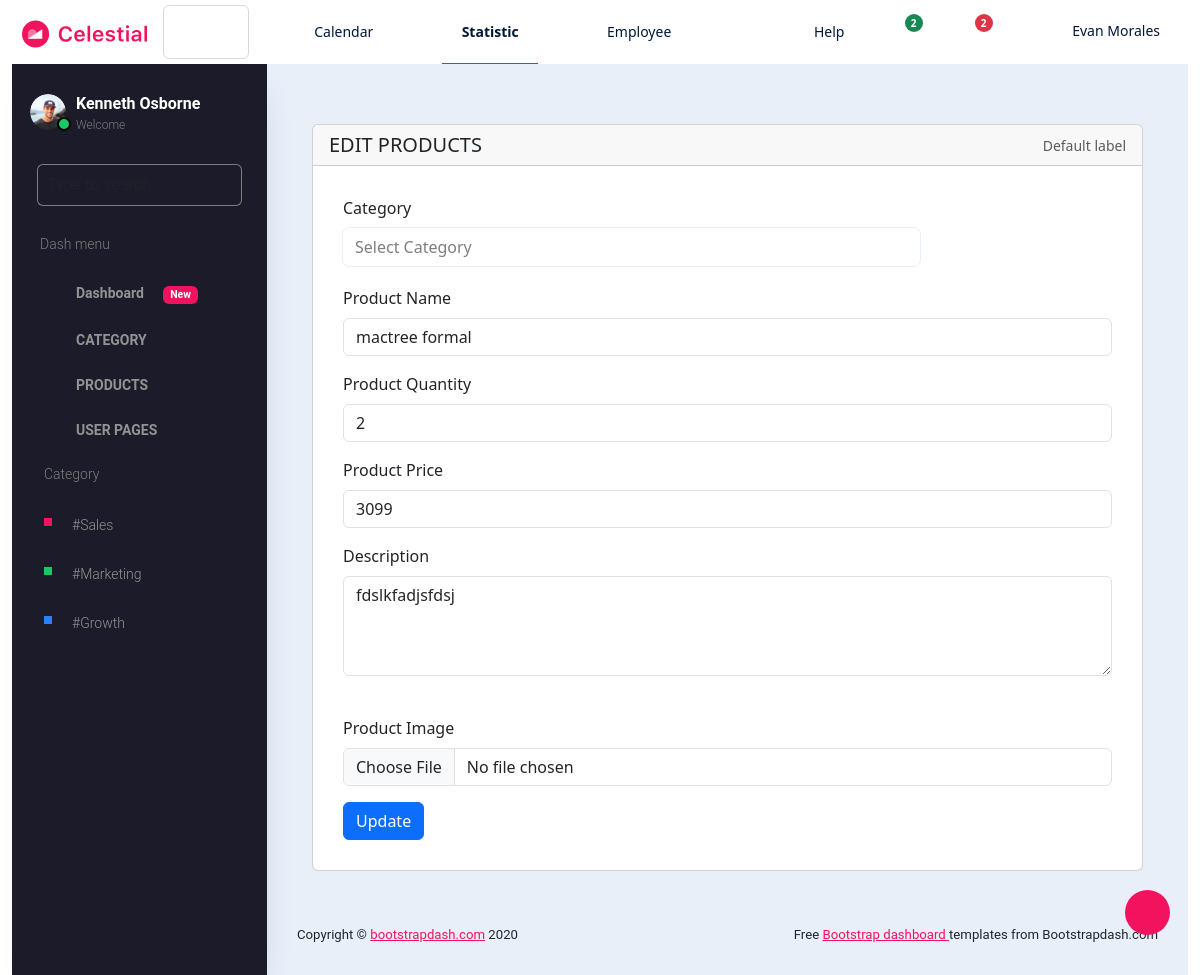
Screenshot of /edit_product/3/ with the database file from the repository.
### admin_app/models.py (models this page shows)
class ProductDB(models.Model):
    c_name = models.CharField(max_length=255, null=True, blank=True)
    p_name = models.CharField(max_length=255, null=True, blank=True)
    p_qty = models.IntegerField(null=True, blank=True)
    p_price = models.IntegerField(null=True, blank=True)
    description = models.CharField(max_length=255, null=True, blank=True)
    p_image = models.ImageField(upload_to="product_images")

### admin_app/views.py (the view)
# urls.py: path('edit_product/<int:data_id>/', views.edit_product, name='edit_product'),
def edit_product(request, data_id):
    data = CategoryDB.objects.all()
    p_data = ProductDB.objects.get(id=data_id)
    return render(request, 'edit_product.html', {'data': data, 'p_data': p_data})

### admin_app/templates/edit_product.html (shortened to what this page needs)
<!DOCTYPE html>
{% extends 'admin_page.html' %}
{% block content %}
<html lang="en">
<head>
        <link href="https://cdn.jsdelivr.net/npm/bootstrap@5.3.0-alpha2/dist/css/bootstrap.min.css" rel="stylesheet">
</head>
<body>
    <div style="margin-top: 30px;" class="col-xl">
        <div class="card mb-4">
            <div class="card-header d-flex justify-content-between align-items-center">
              <h5 class="mb-0">EDIT PRODUCTS</h5>
              <small class="text-muted float-end">Default label</small>
            </div>
            <div class="card-body">
                <form method="post" action="{% url 'update_product' data_id=p_data.id %}" enctype="multipart/form-data">
                    <div style="width: 100%; padding:0;margin-bottom: 20px;" class="col-md-9 col-sm-9 col-xs-12">
                        <label class="form-label" for="basic-default-fullname">Category</label>
                        <select class="form-control" name="c_name">
                            <option>Select Category</option>
                        </select>
                    </div>
                    <div class="mb-3">
                        <label class="form-label" for="basic-default-fullname">Product Name</label>
                        <input type="text" class="form-control" id="basic-default-fullname" placeholder="product name" name="p_name" value="{{p_data.p_name}}">
                    </div>
                    <div class="mb-3">
                        <label class="form-label" for="basic-default-fullname">Product Quantity</label>
                        <input type="number" min="1" class="form-control" id="basic-default-fullname" placeholder="product quantity" name="p_qty" value="{{p_data.p_qty}}">
                    </div>
                    <div class="mb-3">
                        <label class="form-label" for="basic-default-fullname">Product Price</label>
                        <input type="number" class="form-control" id="basic-default-fullname" placeholder="product price" name="p_price" value="{{p_data.p_price}}">
                    </div>
                    <div class="mb-3">
                        <label class="form-label" for="basic-default-message">Description</label>
                        <textarea style="height:100px;" id="basic-default-message" class="form-control" placeholder="description" name="p_description">{{p_data.description}}</textarea>
                    </div>
                    <div>
                    </div>
                    <div class="mb-3">
                        <label for="formFile" class="form-label">Product Image</label>
                        <input class="form-control" type="file" id="formFile" name="p_image">
                    </div>
                    <button type="submit" class="btn btn-primary">Update</button>
                </form>
            </div>
        </div>
    </div>
</body>
</html>
{% endblock %}

### rows the page displays
ProductDB: p_name "mactree formal", p_qty "2", p_price "3099", p_description "fdslkfadjsfdsj"
